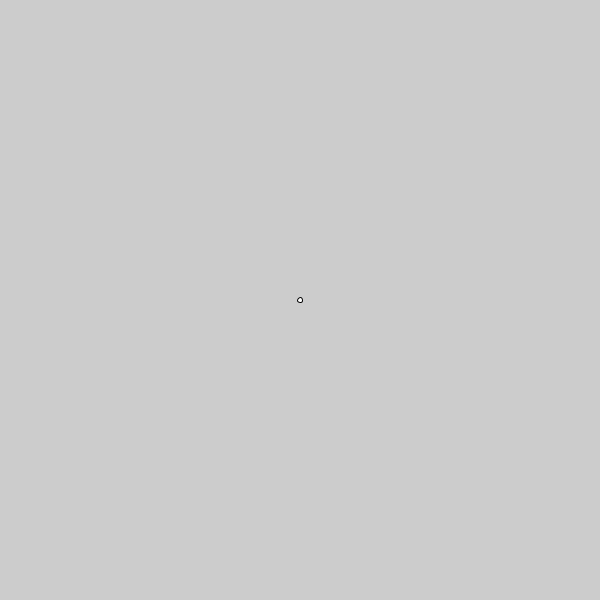
Frame 1 (no input)
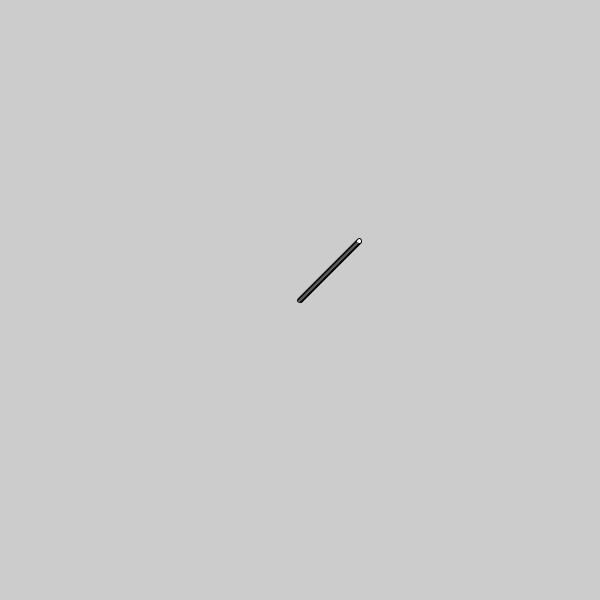
Frame 60 (the mouse pressed at the canvas centre just before this capture)
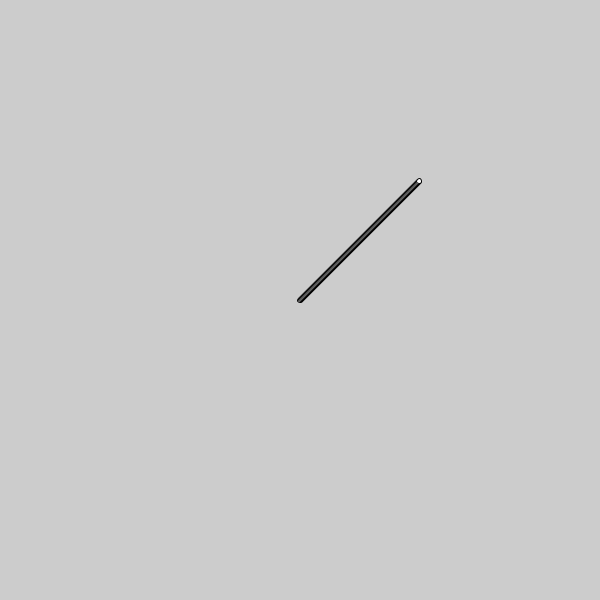
Frame 120 (the mouse held since frame 60 and released just before this capture)

The Processing sketch that drew these frames (run headless with seeded random() and noise(); from frame 60 on, the mouse is pressed at the canvas centre):

// Processing sketch: week04_1
// ── week04_1.pde
void setup()
{
  size(600,600);
}

int x=300,y=300;

void draw()
{
  ellipse(x,y,5,5);
  x+=1;
  y-=1;
}
